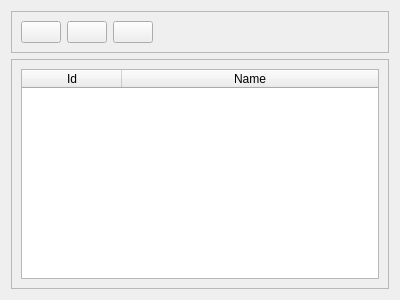
<?xml version="1.0" encoding="UTF-8"?>
<ui version="4.0">
 <class>HistoriesListView</class>
 <widget class="QWidget" name="HistoriesListView">
  <property name="geometry">
   <rect>
    <x>0</x>
    <y>0</y>
    <width>400</width>
    <height>300</height>
   </rect>
  </property>
  <property name="windowTitle">
   <string>Manage Histories</string>
  </property>
  <layout class="QVBoxLayout" name="verticalLayout_2">
   <item>
    <widget class="QFrame" name="frame_2">
     <property name="frameShape">
      <enum>QFrame::StyledPanel</enum>
     </property>
     <property name="frameShadow">
      <enum>QFrame::Raised</enum>
     </property>
     <layout class="QHBoxLayout" name="horizontalLayout">
      <item>
       <widget class="QPushButton" name="addHistoryPushButton">
        <property name="toolTip">
         <string>Add new History</string>
        </property>
        <property name="text">
         <string/>
        </property>
        <property name="icon">
         <iconset resource="../../images.qrc">
          <normaloff>:/images/manufacturers/add_manufacturer.png</normaloff>:/images/manufacturers/add_manufacturer.png</iconset>
        </property>
        <property name="iconSize">
         <size>
          <width>40</width>
          <height>40</height>
         </size>
        </property>
       </widget>
      </item>
      <item>
       <widget class="QPushButton" name="editHistoryPushButton">
        <property name="toolTip">
         <string>Edit History</string>
        </property>
        <property name="text">
         <string/>
        </property>
        <property name="icon">
         <iconset resource="../../images.qrc">
          <normaloff>:/images/manufacturers/edit_manufacturer.png</normaloff>:/images/manufacturers/edit_manufacturer.png</iconset>
        </property>
        <property name="iconSize">
         <size>
          <width>40</width>
          <height>40</height>
         </size>
        </property>
       </widget>
      </item>
      <item>
       <widget class="QPushButton" name="removeHistoryPushButton">
        <property name="toolTip">
         <string>Remove History</string>
        </property>
        <property name="text">
         <string/>
        </property>
        <property name="icon">
         <iconset resource="../../images.qrc">
          <normaloff>:/images/manufacturers/remove_manufacturer.png</normaloff>:/images/manufacturers/remove_manufacturer.png</iconset>
        </property>
        <property name="iconSize">
         <size>
          <width>40</width>
          <height>40</height>
         </size>
        </property>
       </widget>
      </item>
      <item>
       <spacer name="horizontalSpacer">
        <property name="orientation">
         <enum>Qt::Horizontal</enum>
        </property>
        <property name="sizeHint" stdset="0">
         <size>
          <width>83</width>
          <height>20</height>
         </size>
        </property>
       </spacer>
      </item>
     </layout>
    </widget>
   </item>
   <item>
    <widget class="QFrame" name="frame">
     <property name="frameShape">
      <enum>QFrame::StyledPanel</enum>
     </property>
     <property name="frameShadow">
      <enum>QFrame::Raised</enum>
     </property>
     <layout class="QVBoxLayout" name="verticalLayout">
      <item>
       <widget class="QTableWidget" name="historiesTableWidget">
        <property name="editTriggers">
         <set>QAbstractItemView::NoEditTriggers</set>
        </property>
        <property name="selectionMode">
         <enum>QAbstractItemView::SingleSelection</enum>
        </property>
        <property name="selectionBehavior">
         <enum>QAbstractItemView::SelectRows</enum>
        </property>
        <attribute name="horizontalHeaderStretchLastSection">
         <bool>true</bool>
        </attribute>
        <column>
         <property name="text">
          <string>Id</string>
         </property>
        </column>
        <column>
         <property name="text">
          <string>Name</string>
         </property>
        </column>
       </widget>
      </item>
     </layout>
    </widget>
   </item>
  </layout>
 </widget>
 <resources>
  <include location="../../images.qrc"/>
 </resources>
 <connections/>
</ui>
